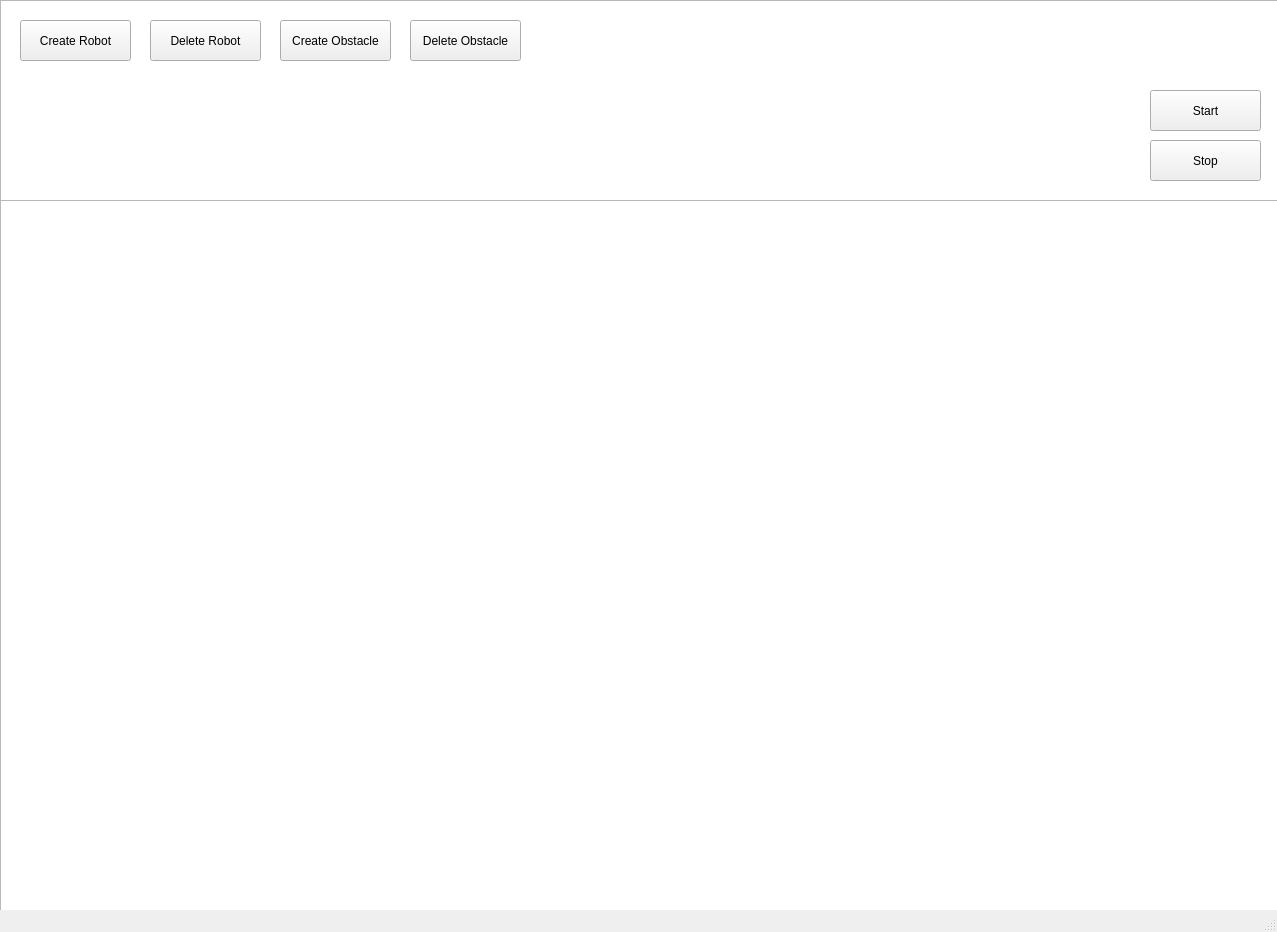
<?xml version="1.0" encoding="UTF-8"?>
<ui version="4.0">
 <class>MainWindow</class>
 <widget class="QMainWindow" name="MainWindow">
  <property name="geometry">
   <rect>
    <x>0</x>
    <y>0</y>
    <width>1277</width>
    <height>932</height>
   </rect>
  </property>
  <property name="windowTitle">
   <string>MainWindow</string>
  </property>
  <widget class="QWidget" name="centralwidget">
   <widget class="QGraphicsView" name="Buttons">
    <property name="geometry">
     <rect>
      <x>0</x>
      <y>0</y>
      <width>1321</width>
      <height>201</height>
     </rect>
    </property>
   </widget>
   <widget class="QPushButton" name="createRobot">
    <property name="geometry">
     <rect>
      <x>20</x>
      <y>20</y>
      <width>111</width>
      <height>41</height>
     </rect>
    </property>
    <property name="text">
     <string>Create Robot</string>
    </property>
   </widget>
   <widget class="QPushButton" name="pushButton_2">
    <property name="geometry">
     <rect>
      <x>150</x>
      <y>20</y>
      <width>111</width>
      <height>41</height>
     </rect>
    </property>
    <property name="text">
     <string>Delete Robot</string>
    </property>
   </widget>
   <widget class="QPushButton" name="createObstacle">
    <property name="geometry">
     <rect>
      <x>280</x>
      <y>20</y>
      <width>111</width>
      <height>41</height>
     </rect>
    </property>
    <property name="text">
     <string>Create Obstacle</string>
    </property>
   </widget>
   <widget class="QPushButton" name="pushButton_4">
    <property name="geometry">
     <rect>
      <x>1150</x>
      <y>90</y>
      <width>111</width>
      <height>41</height>
     </rect>
    </property>
    <property name="styleSheet">
     <string notr="true">background-color = rgb(143, 240, 164)</string>
    </property>
    <property name="text">
     <string>Start</string>
    </property>
   </widget>
   <widget class="QPushButton" name="pushButton_5">
    <property name="geometry">
     <rect>
      <x>1150</x>
      <y>140</y>
      <width>111</width>
      <height>41</height>
     </rect>
    </property>
    <property name="text">
     <string>Stop</string>
    </property>
   </widget>
   <widget class="QGraphicsView" name="graphicsView">
    <property name="geometry">
     <rect>
      <x>0</x>
      <y>200</y>
      <width>1311</width>
      <height>741</height>
     </rect>
    </property>
   </widget>
   <widget class="QPushButton" name="deleteObstacle">
    <property name="geometry">
     <rect>
      <x>410</x>
      <y>20</y>
      <width>111</width>
      <height>41</height>
     </rect>
    </property>
    <property name="text">
     <string>Delete Obstacle</string>
    </property>
   </widget>
  </widget>
  <widget class="QMenuBar" name="menubar">
   <property name="geometry">
    <rect>
     <x>0</x>
     <y>0</y>
     <width>1277</width>
     <height>22</height>
    </rect>
   </property>
  </widget>
  <widget class="QStatusBar" name="statusbar"/>
 </widget>
 <resources/>
 <connections/>
</ui>
